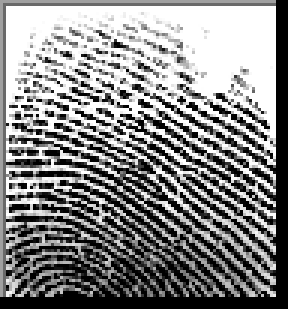
#> input picture dataset/1/finger/1__M_Right_thumb_finger.BMP, 96 x 103 px (shown 3 times larger)
$ python test_fingerprint.py
#> lines starting #> are read from the running program, lines starting #| are printed output that depends on the picture
### fingerprint_module.py
import os

import cv2
import numpy as np


DATASET_PATH = "dataset"

# SIFT ratio-match counts from this dataset:
# exact enrolled image ~= 800, strongest wrong-person image observed ~= 20.
FINGERPRINT_MIN_GOOD_MATCHES = 25
FINGERPRINT_MATCH_MARGIN = 8
FINGERPRINT_RATIO_TEST = 0.72


def preprocess(img):
    img = cv2.resize(img, (300, 300))
    gray = cv2.cvtColor(img, cv2.COLOR_BGR2GRAY)
    clahe = cv2.createCLAHE(clipLimit=3.0, tileGridSize=(8, 8))
    return clahe.apply(gray)


def extract_features(img):
    sift = cv2.SIFT_create(
        nfeatures=800,
        contrastThreshold=0.02,
        edgeThreshold=10,
    )
    return sift.detectAndCompute(img, None)


def compare_fingerprints(img1, img2):
    _, desc1 = extract_features(img1)
    _, desc2 = extract_features(img2)

    if desc1 is None or desc2 is None or len(desc1) < 2 or len(desc2) < 2:
        return 0

    matcher = cv2.BFMatcher(cv2.NORM_L2)
    matches = matcher.knnMatch(desc1, desc2, k=2)
    good_matches = [
        match
        for match, second_best in matches
        if match.distance < FINGERPRINT_RATIO_TEST * second_best.distance
    ]
    return len(good_matches)


def _iter_dataset_fingerprints():
    for user_id in sorted(os.listdir(DATASET_PATH)):
        finger_folder = os.path.join(DATASET_PATH, user_id, "finger")
        if not os.path.isdir(finger_folder):
            continue

        for img_name in sorted(os.listdir(finger_folder)):
            img_path = os.path.join(finger_folder, img_name)
            db_img_raw = cv2.imread(img_path)
            if db_img_raw is None:
                print(f"  Could not read fingerprint image: {img_path}")
                continue

            yield user_id, img_name, preprocess(db_img_raw)


def identify_fingerprint(test_img_path):
    test_img_raw = cv2.imread(test_img_path)
    if test_img_raw is None:
        print("Could not read fingerprint image")
        return None

    test_img = preprocess(test_img_raw)
    scores = []

    for user_id, img_name, db_img in _iter_dataset_fingerprints():
        score = compare_fingerprints(test_img, db_img)
        scores.append((score, user_id, img_name))

    if not scores:
        print("No fingerprint images available in dataset")
        return None

    scores.sort(key=lambda row: row[0], reverse=True)
    best_score, best_user, best_image = scores[0]
    runner_up_score = scores[1][0] if len(scores) > 1 else 0
    margin = best_score - runner_up_score

    print("\n" + "=" * 60)
    print("FINGERPRINT MATCHING ANALYSIS")
    print("=" * 60)
    for score, user_id, img_name in scores[:8]:
        print(f"User {user_id}: matches={score}, image={img_name}")

    print("\n--- FINGERPRINT DECISION ---")
    print(f"Best user: {best_user}")
    print(f"Best score: {best_score}")
    print(f"Runner-up score: {runner_up_score}")
    print(f"Margin: {margin}")
    print(f"Minimum good matches: {FINGERPRINT_MIN_GOOD_MATCHES}")

    if best_score < FINGERPRINT_MIN_GOOD_MATCHES:
        print("FINGERPRINT NOT RECOGNIZED: match count is below threshold")
        return None

    if margin < FINGERPRINT_MATCH_MARGIN:
        print("FINGERPRINT NOT RECOGNIZED: best match is not clearly separated")
        return None

    print(f"FINGERPRINT RECOGNIZED -> User {best_user}")
    return best_user


def match_fingerprint(user_id, test_img_path):
    matched_user = identify_fingerprint(test_img_path)
#> in identify_fingerprint, test_img_raw is the input picture: shape (103, 96, 3); min 0, max 255, mean 135.2
#> in preprocess, `return clahe.apply(gray)`:
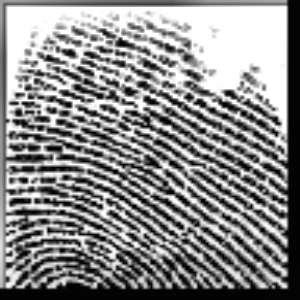
#> returned value: shape (300, 300); min 0, max 255, mean 139.5
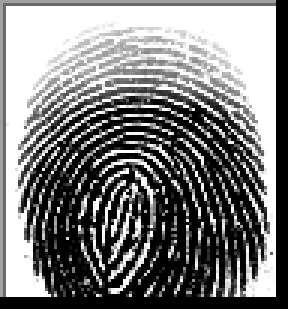
#> input picture dataset/1/finger/1__M_Left_index_finger.BMP, 96 x 103 px (shown 3 times larger)
#> in preprocess (call 2), `img = cv2.resize(img, (300, 300))`:
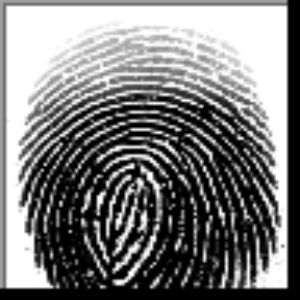
#> img: shape (300, 300, 3); min 0, max 255, mean 125
#> in preprocess (call 2), `return clahe.apply(gray)`:
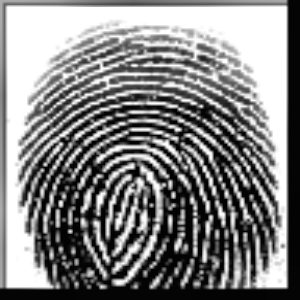
#> returned value: shape (300, 300); min 2, max 255, mean 132.3
#> in compare_fingerprints, `matches = matcher.knnMatch(desc1, desc2, k=2)`: matches = 800 matches
#> in compare_fingerprints, `good_matches = [ match for match, second_best in matches if match.dist..`: good_matches = 1 matches
#> in identify_fingerprint, `score = compare_fingerprints(test_img, db_img)`: score = 1
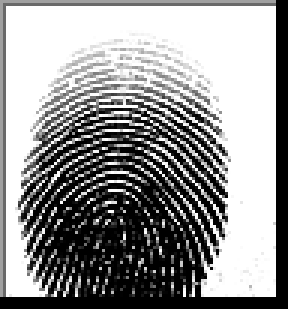
#> input picture dataset/1/finger/1__M_Left_little_finger.BMP, 96 x 103 px (shown 3 times larger)
#> in preprocess (call 3), `img = cv2.resize(img, (300, 300))`:
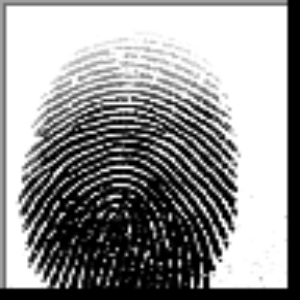
#> img: shape (300, 300, 3); min 0, max 255, mean 148
#> in preprocess (call 3), `return clahe.apply(gray)`:
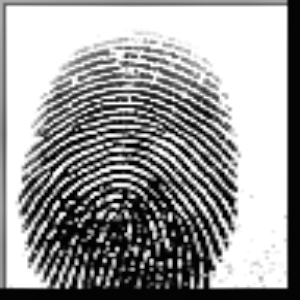
#> returned value: shape (300, 300); min 0, max 255, mean 154.6
#> pass 2 of the loop in identify_fingerprint, `for user_id, img_name, db_img in _iter_dataset_fingerprints():`:
#> good_matches = 4 matches
#> score = 4
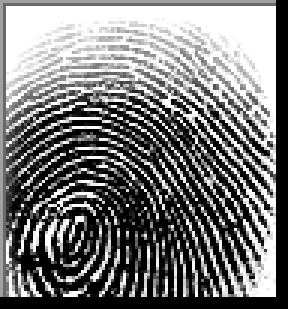
#> input picture dataset/1/finger/1__M_Left_middle_finger.BMP, 96 x 103 px (shown 3 times larger)
#> in preprocess (call 4), `img = cv2.resize(img, (300, 300))`:
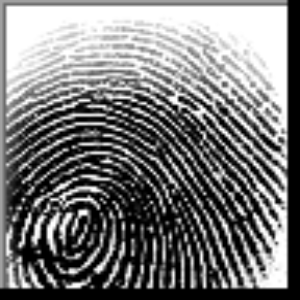
#> img: shape (300, 300, 3); min 0, max 255, mean 121.2
#> in preprocess (call 4), `return clahe.apply(gray)`:
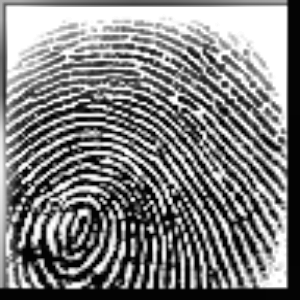
#> returned value: shape (300, 300); min 1, max 255, mean 128.3
    if matched_user is None:
        return False

    if str(matched_user) != str(user_id):
        print(
            "FINGERPRINT USER MISMATCH: "
            f"face user={user_id}, fingerprint user={matched_user}"
        )
        return False

    print(f"FINGERPRINT MATCHED with face user {user_id}")
    return True

### test_fingerprint.py
from fingerprint_module import match_fingerprint

user_id = "1"
test_img_path = "dataset/1/finger/1__M_Right_thumb_finger.BMP"

result = match_fingerprint(user_id, test_img_path)

print("Result:", result)
